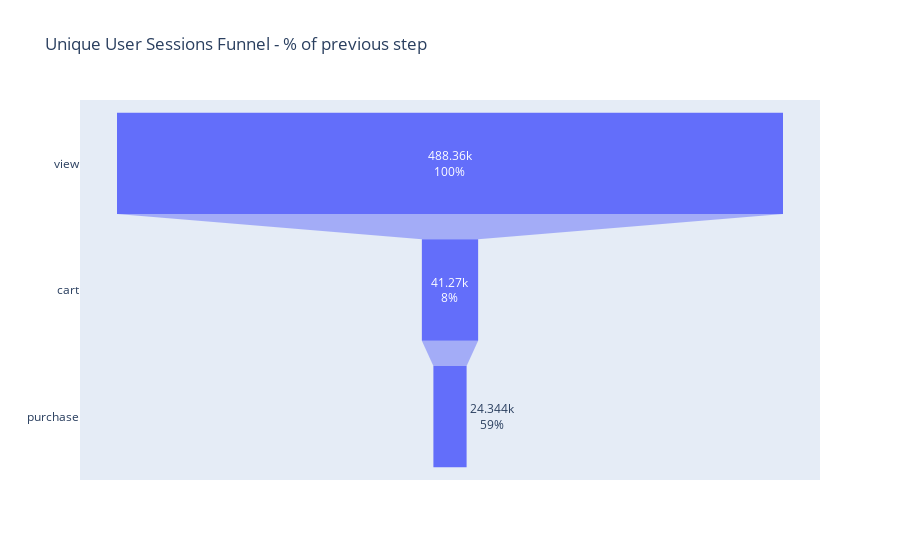

The notebook cell saved with this chart:
### Code cell
funnel_sessions = events.groupby('event_type', as_index=False)['user_session'].nunique().sort_values('user_session', ascending=False)

fig = go.Figure()
fig.add_trace(
    go.Funnel(
    y = funnel_sessions['event_type'],
    x = funnel_sessions['user_session'],
    textinfo = 'value + percent previous'
    )
)

fig.update_layout(title_text = 'Unique User Sessions Funnel - % of previous step')
fig.show()

### Figure 1 — Plotly figure (JSON) as saved in the notebook; plotly's stock layout.template omitted (floating-point values rounded to 4 significant figures)
{"data": [{"textinfo": "value+percent previous", "type": "funnel", "x": [488360, 41270, 24344], "y": ["view", "cart", "purchase"]}], "layout": {"autosize": true, "title": {"text": "Unique User Sessions Funnel - % of previous step"}, "xaxis": {"autorange": true, "range": [-271300.0, 271300.0], "type": "linear"}, "yaxis": {"autorange": true, "range": [2.5, -0.5], "type": "category"}}}
